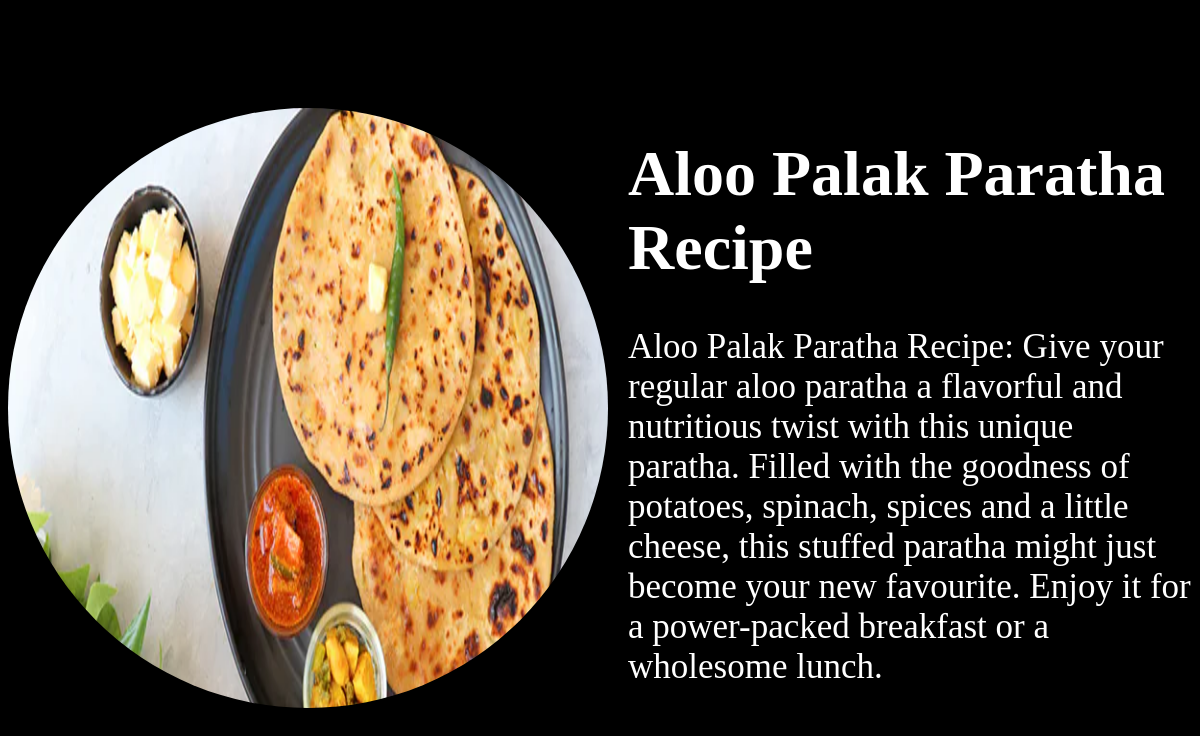
The page /recipe/12/ on the database its author committed.
### food/models.py (models this page shows)
class Receipe(models.Model):
    receipe_image = models.ImageField(upload_to='receipe_images/')
    receipe_name = models.CharField(max_length=255)
    receipe_discription = models.TextField()

### food/views.py (the view)
# urls.py: path('recipe/<int:recipe_id>/', recipe_details, name='recipe_details'),
def recipe_details(request, recipe_id):
    recipe = Receipe.objects.get(id=recipe_id)
    context = {'recipe': recipe}
    return render(request, 'receipe_details.html', context)

### food/templates/receipe_details.html (shortened to what this page needs)
<!DOCTYPE html>
<html>
<head>
</head>
<body>
    <div class="container">
        <img class="image" src="{{ recipe.receipe_image.url }}" alt="Recipe Image">
        <div>
            <h1 style="font-size: 4em;">{{ recipe.receipe_name }}</h1>
            <p style="font-size: 35px;">{{ recipe.receipe_discription }}</p>
        </div>
    </div>
</body>
</html>

### food/templates/receipe_details.html (style rules this page uses)
body { background-color: #000000; color: #ffffff; }
.container { display: flex; align-items: center; justify-content: center; height: 100vh; }
.image { width: 600px; height: 600px; margin-right: 20px; transition: transform 0.3s; border-radius: 50%; }
h1, p { text-shadow: none; }

### rows shown on the page
Receipe: receipe_image (picture), receipe_name "Aloo Palak Paratha Recipe", receipe_discription "Aloo Palak Paratha Recipe: Give your regular aloo paratha a flavorful and nutritious twist with this unique paratha. Filled with the goodness of potatoes, spinach, spices and a little cheese, this stuffed paratha might just become your new favourite. Enjoy it for a power-packed breakfast or a wholesome lunch."
